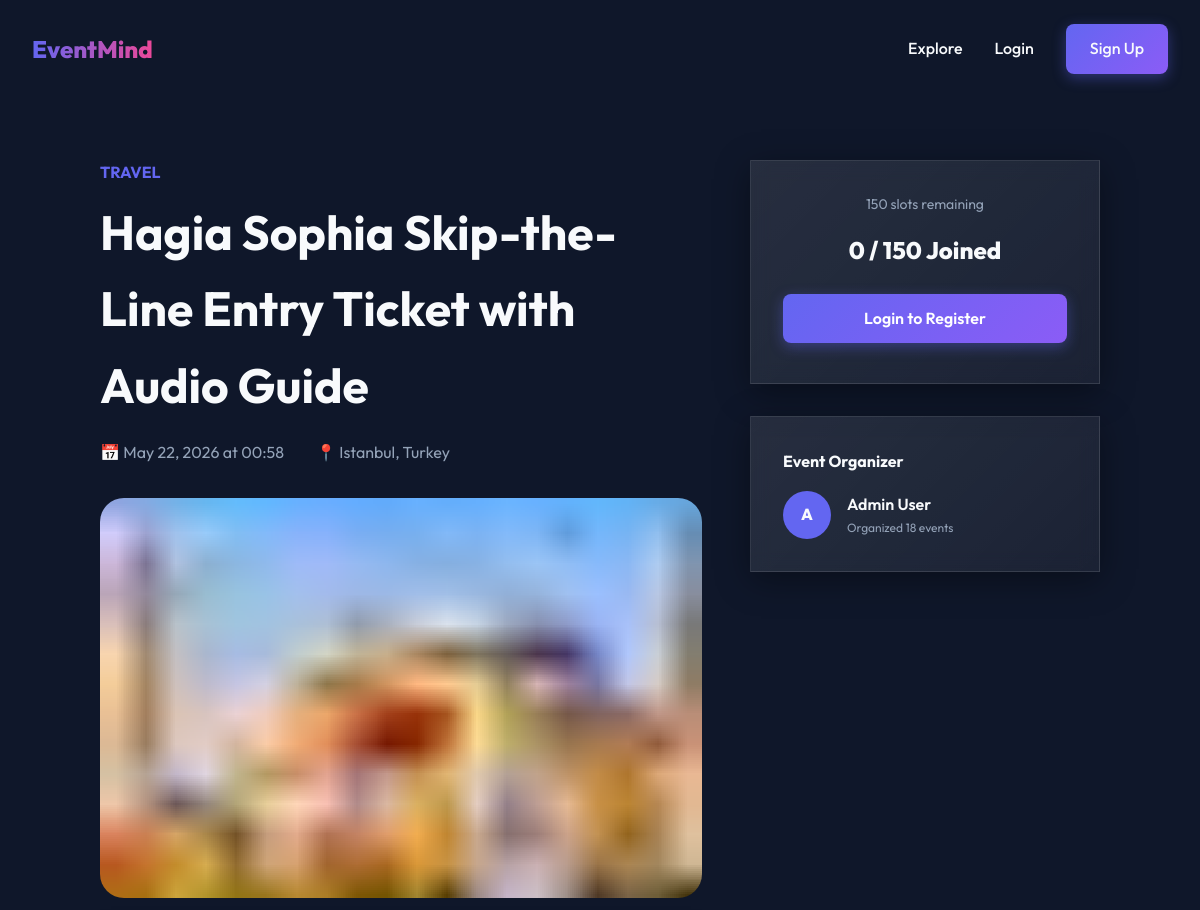
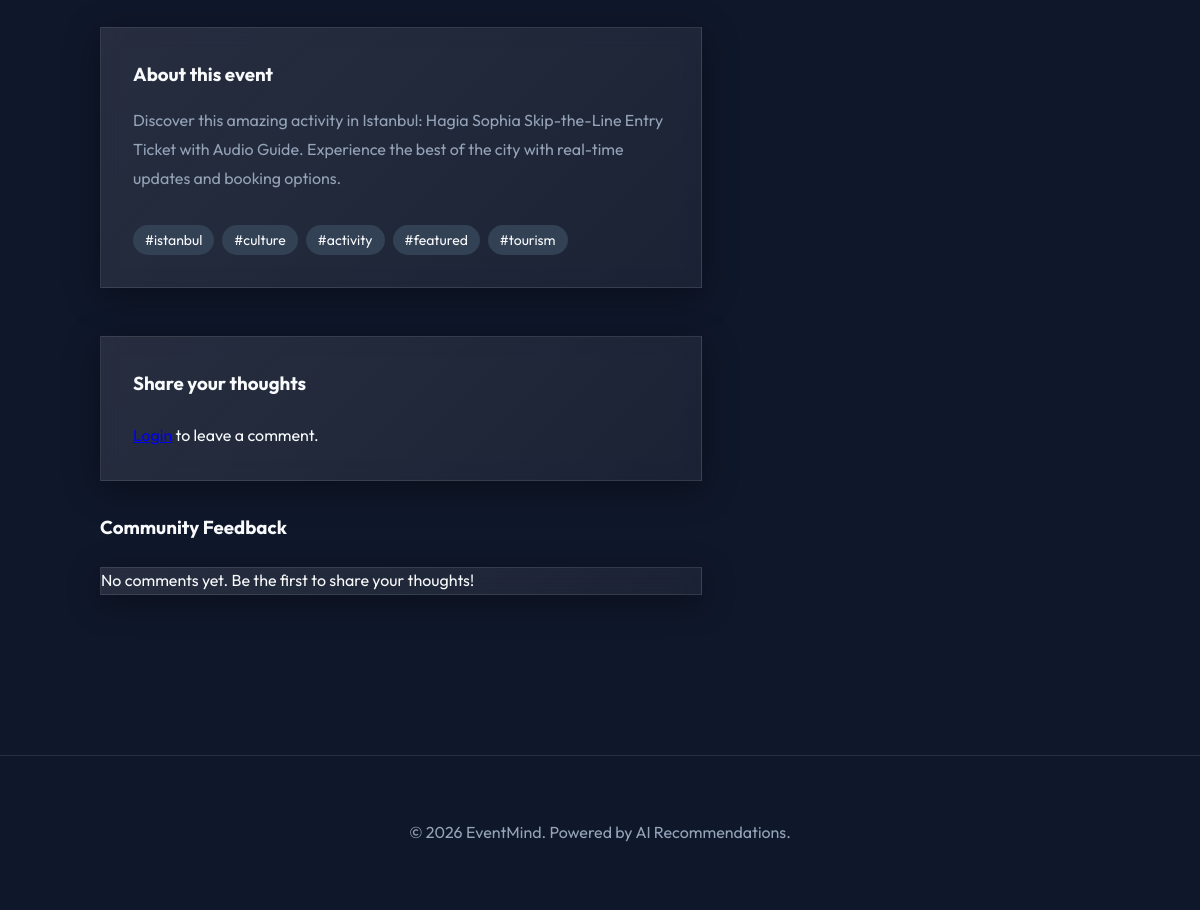
Screenshot of /events/16 with the database file from the repository (2 pictures, top to bottom).
### app/models/event.py (models this page shows, shortened)
class Event(Base, TimestampMixin):
    __tablename__ = "events"
    id: Mapped[int] = mapped_column(primary_key=True, index=True)
    title: Mapped[str] = mapped_column(String(200), nullable=False, index=True)
    description: Mapped[str] = mapped_column(Text, nullable=False)
    location: Mapped[str] = mapped_column(String(300), nullable=False)
    event_date: Mapped[datetime] = mapped_column(DateTime(timezone=True), nullable=False, index=True)
    capacity: Mapped[int] = mapped_column(Integer, default=100, nullable=False)
    category: Mapped[str] = mapped_column(String(100), nullable=False, index=True)
    tags: Mapped[list] = mapped_column(JSON, default=list, nullable=False)
    image_url: Mapped[str | None] = mapped_column(String(500), nullable=True)
    source_url: Mapped[str | None] = mapped_column(String(500), nullable=True)
    is_active: Mapped[bool] = mapped_column(Boolean, default=True, nullable=False)
    owner_id: Mapped[int] = mapped_column(ForeignKey("users.id"), nullable=False)
    owner: Mapped["User"] = relationship("User", back_populates="events")
    registrations: Mapped[list["Registration"]] = relationship(
        "Registration", back_populates="event", lazy="selectin"
    )
    comments: Mapped[list["Comment"]] = relationship(
        "Comment", back_populates="event", lazy="selectin", cascade="all, delete-orphan"
    )
    favorited_by: Mapped[list["User"]] = relationship(
        "User", secondary="user_favorite_events", back_populates="favorites", lazy="selectin"
    )

### app/models/user.py (models this page shows, shortened)
class User(Base, TimestampMixin):
    __tablename__ = "users"
    id: Mapped[int] = mapped_column(primary_key=True, index=True)
    email: Mapped[str] = mapped_column(String(255), unique=True, index=True, nullable=False)
    username: Mapped[str] = mapped_column(String(50), unique=True, index=True, nullable=False)
    hashed_password: Mapped[str] = mapped_column(String(255), nullable=False)
    full_name: Mapped[str] = mapped_column(String(150), nullable=False)
    bio: Mapped[str | None] = mapped_column(Text, nullable=True)
    avatar_url: Mapped[str | None] = mapped_column(String(500), nullable=True)
    interests: Mapped[list] = mapped_column(JSON, default=list, nullable=False)
    role: Mapped[UserRole] = mapped_column(
        Enum(UserRole), default=UserRole.USER, nullable=False
    )
    is_active: Mapped[bool] = mapped_column(Boolean, default=True, nullable=False)
    events: Mapped[list["Event"]] = relationship(
        "Event", back_populates="owner", lazy="selectin"
    )
    registrations: Mapped[list["Registration"]] = relationship(
        "Registration", back_populates="user", lazy="selectin"
    )
    comments: Mapped[list["Comment"]] = relationship(
        "Comment", back_populates="user", lazy="selectin"
    )
    favorites: Mapped[list["Event"]] = relationship(
        "Event", secondary="user_favorite_events", back_populates="favorited_by", lazy="selectin"
    )

### app/web/event_views.py (the view)
@router.get("/{event_id}", response_class=HTMLResponse)
async def event_detail(
    request: Request,
    event_id: int,
    session: AsyncSession = Depends(get_db),
):
    current_user = await get_current_user_from_cookie(
        access_token=request.cookies.get("access_token"), session=session
    )
    service = EventService(session)
    try:
        event = await service.get_event(event_id)
    except AppError as e:
        return templates.TemplateResponse(
            request=request, name="404.html", context={"current_user": current_user}, status_code=404
        )
    comment_service = CommentService(session)
    comments = await comment_service.get_event_comments(event_id)
    if current_user:
        fav_service = FavoriteService(session)
        is_fav = await fav_service.is_favorited(current_user.id, event_id)
        setattr(event, "is_favorited", is_fav)
        reg_service = RegistrationService(session)
        is_reg = await reg_service.is_registered(current_user.id, event_id)
        setattr(event, "is_registered", is_reg)
    return templates.TemplateResponse(
        request=request,
        name="events/detail.html",
        context={"current_user": current_user, "event": event, "comments": comments},
    )

### templates/events/detail.html (shortened to what this page needs)
{% extends "base.html" %}
{% block content %}
<section style="padding: 10rem 2rem 5rem;">
    <div style="max-width: 1000px; margin: 0 auto; display: grid; grid-template-columns: 1fr 350px; gap: 3rem;">
        <div>
            <span class="event-category" style="font-size: 1rem;">{{ event.category }}</span>
            <h1 style="font-size: 3rem; margin: 0.5rem 0 1rem;">{{ event.title }}</h1>
            <div style="display: flex; gap: 2rem; margin-bottom: 2rem; color: var(--text-muted);">
                <span>📅 {{ event.event_date.strftime('%B %d, %Y at %H:%M') }}</span>
                <span>📍 {{ event.location }}</span>
            </div>
            <img src="{{ event.image_url or 'https://via.placeholder.com/800x400' }}" alt="{{ event.title }}"
                 style="width: 100%; height: 400px; object-fit: cover; border-radius: 1.5rem; margin-bottom: 2rem;">
            <div class="glass-card" style="padding: 2rem;">
                <h3 style="margin-bottom: 1rem;">About this event</h3>
                <p style="white-space: pre-wrap; color: var(--text-muted); line-height: 1.8;">{{ event.description }}</p>
                <div style="margin-top: 2rem; display: flex; flex-wrap: wrap; gap: 0.5rem;">
                    {% for tag in event.tags %}
                        <span style="background: var(--surface-light); padding: 0.25rem 0.75rem; border-radius: 2rem; font-size: 0.875rem;">#{{ tag }}</span>
                    {% endfor %}
                </div>
            </div>
            <div id="comments-section" class="mt-12">
                <div class="glass-card" style="padding: 2rem; margin-top: 2rem;">
                    <h3 style="margin-bottom: 1.5rem;">Share your thoughts</h3>
                    {% if current_user %}
                    <form hx-post="/events/{{ event.id }}/comments" hx-target="#comments-container" hx-swap="outerHTML" class="space-y-4">
                        <div class="flex items-center space-x-4 mb-4">
                            <span class="text-white/70">Rating:</span>
                            <div class="rating flex space-x-1">
                                {% for i in range(5, 0, -1) %}
                                <input type="radio" id="star{{ i }}" name="rating" value="{{ i }}" class="hidden peer" {{ 'checked' if i == 5 }}>
                                <label for="star{{ i }}" class="cursor-pointer text-white/20 peer-checked:text-yellow-400 hover:text-yellow-400 transition-colors text-2xl">★</label>
                                {% endfor %}
                            </div>
                        </div>
                        <textarea name="content" placeholder="What do you think about this event?"
                                  class="w-100 p-4 rounded-xl bg-white/5 border border-white/10 text-white focus:outline-none focus:border-indigo-500 transition-all"
                                  rows="4" required></textarea>
                        <button type="submit" class="btn btn-primary">Post Comment</button>
                    </form>
                    {% else %}
                    <p class="text-white/50 italic"><a href="/auth/login" class="text-indigo-400 hover:underline">Login</a> to leave a comment.</p>
                    {% endif %}
                </div>
                <div id="comments-container">
                    {% include "partials/comment_list.html" %}
                </div>
            </div>
        </div>
        <div style="position: sticky; top: 8rem; height: fit-content;">
            <div class="glass-card" style="padding: 2rem; text-align: center;">
                <div style="font-size: 0.875rem; color: var(--text-muted); margin-bottom: 1rem;">
                    {{ event.capacity - event.registered_count }} slots remaining
                </div>
                <div style="font-size: 1.5rem; font-weight: 800; margin-bottom: 1.5rem;">
                    {{ event.registered_count }} / {{ event.capacity }} Joined
                </div>
                {% if current_user %}
                    {% set is_registered = event.is_registered %}
                    {% if is_registered %}
                        <div style="background: rgba(16, 185, 129, 0.1); color: var(--success); padding: 1rem; border-radius: 0.5rem; margin-bottom: 1rem;">
                            <i class="fas fa-check-circle"></i> You're registered!
                        </div>
                        <button hx-delete="/api/v1/registrations/{{ event.id }}"
                                hx-confirm="Are you sure you want to cancel your registration?"
                                hx-target="body"
                                class="btn btn-outline" style="width: 100%;">Cancel Registration</button>
                    {% elif event.is_full %}
                        <button class="btn btn-outline" style="width: 100%; cursor: not-allowed;" disabled>Event Full</button>
                    {% else %}
                        <button hx-post="/api/v1/registrations/{{ event.id }}"
                                hx-target="body"
                                class="btn btn-primary" style="width: 100%;">Register Now</button>
                    {% endif %}
                    {% if event.source_url %}
                        <a href="{{ event.source_url }}" target="_blank" class="btn btn-outline"
                           style="width: 100%; margin-top: 1rem; border-color: var(--secondary); color: var(--secondary);">
                           <i class="fas fa-external-link-alt"></i> View on Original Source
                        </a>
                    {% endif %}
                {% else %}
                    <a href="/auth/login" class="btn btn-primary" style="width: 100%;">Login to Register</a>
                {% endif %}
            </div>
            <div class="glass-card" style="padding: 2rem; margin-top: 2rem;">
                <h4 style="margin-bottom: 1rem;">Event Organizer</h4>
                {% if event.owner %}
                <div style="display: flex; align-items: center; gap: 1rem;">
                    <div style="width: 48px; height: 48px; background: var(--primary); border-radius: 50%; display: flex; align-items: center; justify-content: center; font-weight: 800;">
                        {{ event.owner.username[0].upper() if event.owner.username else '?' }}
                    </div>
                    <div>
                        <div style="font-weight: 600;">{{ event.owner.full_name or 'Organizer' }}</div>
                        <div style="font-size: 0.75rem; color: var(--text-muted);">Organized {{ event.owner.events|length if event.owner.events else 0 }} events</div>
                    </div>
                </div>
                {% else %}
                <p style="color: var(--text-muted);">Organizer info unavailable.</p>
                {% endif %}
            </div>
        </div>
    </div>
</section>
{% endblock %}

### static/css/main.css (style rules this page uses)
:root { --primary: #6366f1; --primary-dark: #4f46e5; --secondary: #ec4899; --accent: #8b5cf6; --background: #0f172a; --surface: #1e293b; --surface-light: #334155; --text: #f8fafc; --text-muted: #94a3b8; --error: #ef4444; --success: #10b981; --glass: rgba(255, 255, 255, 0.05); --glass-border: rgba(255, 255, 255, 0.1); }
* { margin: 0; padding: 0; box-sizing: border-box; font-family: 'Outfit', sans-serif; }
body { background-color: var(--background); color: var(--text); line-height: 1.6; overflow-x: hidden; }
.glass-card { background: linear-gradient(135deg, rgba(255,255,255,0.1), rgba(255,255,255,0.05)); backdrop-filter: blur(10px); border: 1px solid rgba(255,255,255,0.1); box-shadow: 0 8px 32px 0 rgba(0, 0, 0, 0.37); }
.btn { padding: 0.75rem 1.5rem; border-radius: 0.5rem; font-weight: 600; cursor: pointer; transition: all 0.3s cubic-bezier(0.4, 0, 0.2, 1); text-decoration: none; display: inline-block; border: none; }
.btn-primary { background: linear-gradient(135deg, var(--primary), var(--accent)); color: white; box-shadow: 0 4px 14px 0 rgba(99, 102, 241, 0.39); }
.event-category { font-size: 0.75rem; text-transform: uppercase; font-weight: 700; color: var(--primary); }
.mt-12 { margin-top: 3rem; }
.glass-card { transition: transform 0.3s cubic-bezier(0.34, 1.56, 0.64, 1), box-shadow 0.3s ease; }
.btn-primary { position: relative; overflow: hidden; }
.btn-primary::after { content: ''; position: absolute; top: -50%; left: -50%; width: 200%; height: 200%; background: radial-gradient(circle, rgba(255,255,255,0.2) 0%, transparent 70%); opacity: 0; transition: opacity 0.3s; }

### rows the page displays
Event: category "TRAVEL", title "Hagia Sophia Skip-the-Line Entry Ticket with Audio Guide", event_date "May 22, 2026 at 00:58", location "Istanbul, Turkey", image_url (picture), description "Discover this amazing activity in Istanbul: Hagia Sophia Skip-the-Line Entry Ticket with Audio Guide. Experience the best of the city with real-time updates and booking options.", event.capacity-event.registered_count "150", capacity "150"
User: owner "A", owner "Admin User"

### other values shown
{{ tag }} "istanbul" "culture" "activity" "featured" "tourism"
{{ event.registered_count }} "0"
{{ event.owner.events|length if event.owner.events else 0 }} "18"
